Frame 1 (no input): blank canvas, image omitted
Frame 60 (the mouse pressed at the canvas centre just before this capture): blank canvas, image omitted
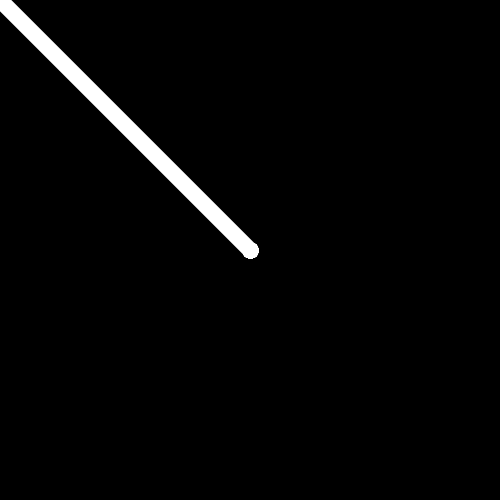
Frame 120 (the mouse held since frame 60 and released just before this capture)

The Processing sketch whose frames 1 and 60 were blank and that drew this single picture after the mouse press (run headless with seeded random() and noise(); from frame 60 on, the mouse is pressed at the canvas centre):

// Processing sketch: no1
// ── no1.pde
void setup(){
  size(500,500);
  strokeWeight(16);
  stroke(255);
  background(0);
}
void draw(){
  if(mousePressed){
    line(pmouseX,pmouseY,mouseX,mouseY);
  }
}
